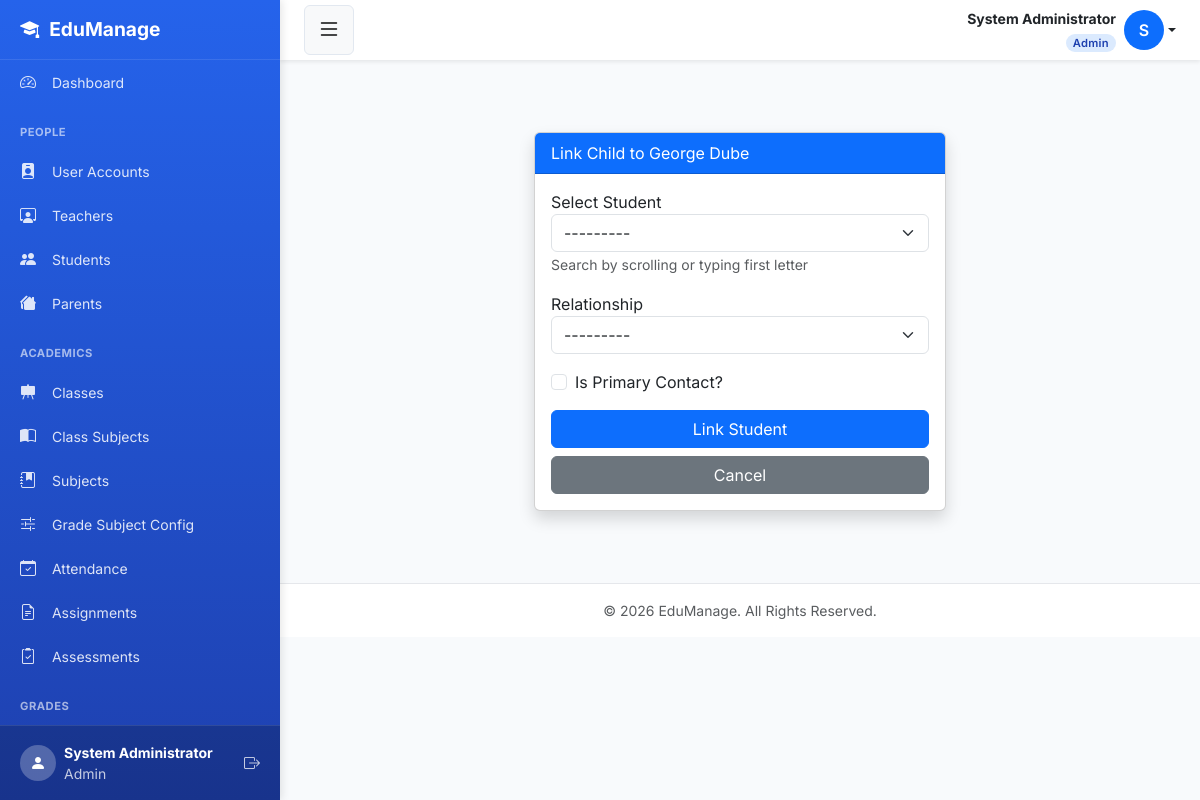
Page /parents/5/link-student/ (signed in) on the committed database.
### smsapp/models.py (models this page shows, shortened)
class User(AbstractUser):
    ROLE_CHOICES = [
        ('admin',   'Admin'),
        ('teacher', 'Teacher'),
        ('student', 'Student'),
        ('parent',  'Parent'),
    ]
    role  = models.CharField(max_length=10, choices=ROLE_CHOICES, default='student')
    phone = models.CharField(max_length=20, blank=True, null=True)
    email = models.EmailField(unique=True, blank=True, null=True)
    REQUIRED_FIELDS = ['first_name', 'last_name', 'role']
    class Meta:
        db_table = 'users'

class Parent(models.Model):
    user       = models.OneToOneField(User, on_delete=models.CASCADE, related_name='parent_profile')
    occupation = models.CharField(max_length=100, blank=True, null=True)
    address    = models.TextField(blank=True, null=True)
    created_at = models.DateTimeField(auto_now_add=True)
    class Meta:
        db_table = 'parents'
        ordering = ['user__last_name', 'user__first_name']

### smsapp/views.py (the view)
# urls.py: path('parents/<int:pk>/link-student/', views.link_student, name='link_student'),
@login_required
@admin_required
def link_student(request, pk):
    parent = get_object_or_404(Parent, pk=pk)
    if request.method == 'POST':
        form = ParentStudentLinkForm(request.POST)
        if form.is_valid():
            student = form.cleaned_data['student']
            if ParentStudent.objects.filter(parent=parent, student=student).exists():
                messages.error(request, 'This student is already linked to this parent.')
            else:
                link        = form.save(commit=False)
                link.parent = parent
                link.save()
                messages.success(request, 'Student linked successfully.')
                return redirect('parent_detail', pk=pk)
    else:
        form = ParentStudentLinkForm()
    return render(request, 'parents/link_student.html', {'form': form, 'parent': parent})

### smsapp/forms.py
class ParentStudentLinkForm(forms.ModelForm):
    class Meta:
        model = ParentStudent
        fields = ['student', 'relationship', 'is_primary_contact']
        widgets = {
            'student':            forms.Select(attrs={'class': 'form-select'}),
            'relationship':       forms.Select(attrs={'class': 'form-select'}),
            'is_primary_contact': forms.CheckboxInput(attrs={'class': 'form-check-input'}),
        }
    def __init__(self, *args, **kwargs):
        super().__init__(*args, **kwargs)
        self.fields['student'].queryset = (
            Student.objects.filter(is_active=True).select_related('user')
        )
        self.fields['student'].label_from_instance = (
            lambda obj: f"{obj.user.get_full_name()} ({obj.student_id_number})"
        )

### smsapp/templates/parents/link_student.html (shortened to what this page needs)
{% extends 'base.html' %}
{% block content %}
<div class="container mt-5">
    <div class="row justify-content-center">
        <div class="col-md-6">
            <div class="card shadow">
                <div class="card-header bg-primary text-white">
                    Link Child to {{ parent.user.get_full_name }}
                </div>
                <div class="card-body">
                    <form method="post">
                        <div class="mb-3">
                            <label>Select Student</label>
                            {{ form.student }}
                            <small class="text-muted">Search by scrolling or typing first letter</small>
                        </div>
                        <div class="mb-3">
                            <label>Relationship</label>
                            {{ form.relationship }}
                        </div>
                        <div class="mb-3 form-check">
                            {{ form.is_primary_contact }}
                            <label class="form-check-label">Is Primary Contact?</label>
                        </div>
                        <div class="d-grid gap-2">
                            <button type="submit" class="btn btn-primary">Link Student</button>
                            <a href="{% url 'parent_detail' parent.pk %}" class="btn btn-secondary">Cancel</a>
                        </div>
                    </form>
                </div>
            </div>
        </div>
    </div>
</div>
{% endblock %}

### smsapp/templates/base.html (shortened to what this page needs)
<!DOCTYPE html>
<html lang="en">
<head>
    <link href="https://cdn.jsdelivr.net/npm/bootstrap@5.3.0/dist/css/bootstrap.min.css" rel="stylesheet">
    <link rel="stylesheet" href="https://cdn.jsdelivr.net/npm/bootstrap-icons@1.11.0/font/bootstrap-icons.css">
    <link rel="stylesheet" href="https://cdnjs.cloudflare.com/ajax/libs/font-awesome/6.4.0/css/all.min.css">
</head>
<body>
<div class="d-flex" id="wrapper">
    <div id="sidebar-wrapper">
        <div class="sidebar-heading">
            <i class="bi bi-mortarboard-fill"></i> EduManage
        </div>
        <div class="sidebar-nav">
            {% if user.role == 'admin' %}
                <a href="{% url 'admin_dashboard' %}" class="list-group-item list-group-item-action">
                    <i class="bi bi-speedometer2"></i> Dashboard
                </a>
            {% elif user.role == 'teacher' %}
                <a href="{% url 'teacher_dashboard' %}" class="list-group-item list-group-item-action">
                    <i class="bi bi-speedometer2"></i> Dashboard
                </a>
            {% elif user.role == 'student' %}
                <a href="{% url 'student_dashboard' %}" class="list-group-item list-group-item-action">
                    <i class="bi bi-speedometer2"></i> Dashboard
                </a>
            {% elif user.role == 'parent' %}
                <a href="{% url 'parent_dashboard' %}" class="list-group-item list-group-item-action">
                    <i class="bi bi-speedometer2"></i> Dashboard
                </a>
            {% endif %}
            {% if user.role == 'admin' %}
                <div class="sidebar-heading-text">People</div>
                <a href="{% url 'user_list' %}" class="list-group-item list-group-item-action">
                    <i class="bi bi-person-badge-fill"></i> User Accounts
                </a>
                <a href="{% url 'teacher_list' %}" class="list-group-item list-group-item-action">
                    <i class="bi bi-person-workspace"></i> Teachers
                </a>
                <a href="{% url 'student_list' %}" class="list-group-item list-group-item-action">
                    <i class="bi bi-people-fill"></i> Students
                </a>
                <a href="{% url 'parent_list' %}" class="list-group-item list-group-item-action">
                    <i class="bi bi-houses-fill"></i> Parents
                </a>
                <div class="sidebar-heading-text">Academics</div>
                <a href="{% url 'class_list' %}" class="list-group-item list-group-item-action">
                    <i class="bi bi-easel-fill"></i> Classes
                </a>
                <a href="{% url 'class_subject_list' %}" class="list-group-item list-group-item-action">
                    <i class="bi bi-book-half"></i> Class Subjects
                </a>
                <a href="{% url 'subject_list' %}" class="list-group-item list-group-item-action">
                    <i class="bi bi-journal-bookmark-fill"></i> Subjects
                </a>
                <a href="{% url 'grade_subject_config_list' %}" class="list-group-item list-group-item-action">
                    <i class="bi bi-sliders2"></i> Grade Subject Config
                </a>
                <a href="{% url 'attendance_history' %}" class="list-group-item list-group-item-action">
                    <i class="bi bi-calendar-check"></i> Attendance
                </a>
                <a href="{% url 'assignment_list' %}" class="list-group-item list-group-item-action">
                    <i class="bi bi-file-earmark-text"></i> Assignments
                </a>
                <a href="{% url 'create_assessment' %}" class="list-group-item list-group-item-action">
                    <i class="bi bi-clipboard2-check"></i> Assessments
                </a>
                <div class="sidebar-heading-text">Grades</div>
                <a href="{% url 'view_gradebook' 0 0 %}" class="list-group-item list-group-item-action" onclick="return false;">
                </a>
            {% endif %}
        </div>
        <div class="sidebar-footer">
            <div class="d-flex align-items-center">
                <div class="rounded-circle bg-white bg-opacity-25 d-flex align-items-center justify-content-center me-2"
                     style="width: 36px; height: 36px;">
                    <i class="bi bi-person-fill"></i>
                </div>
                <div class="flex-grow-1">
                    <div class="small fw-bold">{{ user.get_full_name|default:user.username }}</div>
                    <div class="small opacity-75">{{ user.get_role_display }}</div>
                </div>
                <a href="{% url 'logout' %}" class="text-white text-decoration-none opacity-75 hover-opacity-100">
                    <i class="bi bi-box-arrow-right"></i>
                </a>
            </div>
        </div>
    </div>
    <div id="page-content-wrapper">
        <nav class="top-navbar">
            <button class="btn btn-light" id="sidebarToggle" aria-label="Toggle sidebar">
                <i class="bi bi-list fs-4"></i>
            </button>
            <div class="dropdown">
                <a href="#"
                   class="d-flex align-items-center text-decoration-none dropdown-toggle text-dark"
                   id="userDropdown"
                   data-bs-toggle="dropdown"
                   aria-expanded="false">
                    <div class="me-2 text-end d-none d-lg-block">
                        <div class="fw-bold small">
                            {{ user.get_full_name|default:user.username }}
                        </div>
                        <span class="role-badge {{ user.role }}">
                            {{ user.get_role_display }}
                        </span>
                    </div>
                    <div class="rounded-circle bg-primary text-white d-flex align-items-center justify-content-center"
                         style="width:40px;height:40px;font-weight:600;flex-shrink:0;">
                        {{ user.first_name|first|default:user.username|first|upper }}
                    </div>
                </a>
            </div>
        </nav>
        <div class="container-fluid p-4">
            {% block content %}{% endblock %}
        </div>
        <footer class="bg-white text-center py-3 mt-5 border-top">
            <div class="container text-muted small">
                &copy; {% now "Y" %} EduManage. All Rights Reserved.
            </div>
        </footer>
    </div>
</div>
</body>
</html>

### smsapp/templates/base.html (style rules this page uses)
:root { --primary-color: #2563eb; --primary-dark: #1e40af; --secondary-color: #64748b; --sidebar-width: 280px; --header-height: 60px; }
* { margin: 0; padding: 0; box-sizing: border-box; }
body { font-family: 'Inter', -apple-system, BlinkMacSystemFont, 'Segoe UI', Roboto, sans-serif; background-color: #f8fafc; overflow-x: hidden; min-height: 100vh; }
#sidebar-wrapper { height: 100vh; width: var(--sidebar-width); position: fixed; top: 0; left: 0; background: linear-gradient(180deg, var(--primary-color) 0%, var(--primary-dark) 100%); color: white; box-shadow: 2px 0 8px rgba(0, 0, 0, 0.1); display: flex; flex-direction: column; overflow: hidden; z-index: 1000; }
.sidebar-heading { padding: 0.875rem 1.25rem; font-size: 1.2rem; font-weight: 700; color: white; border-bottom: 1px solid rgba(255, 255, 255, 0.1); height: var(--header-height); display: flex; align-items: center; gap: 10px; flex-shrink: 0; }
.sidebar-nav { flex: 1; overflow-y: auto; overflow-x: hidden; padding-bottom: 20px; }
.sidebar-footer { padding: 16px 20px; border-top: 1px solid rgba(255, 255, 255, 0.1); background: rgba(0, 0, 0, 0.2); flex-shrink: 0; }
.sidebar-heading-text { color: rgba(255, 255, 255, 0.6); font-size: 0.7rem; text-transform: uppercase; font-weight: 700; letter-spacing: 0.5px; padding: 15px 20px 8px; margin-top: 5px; }
.list-group-item { border: none; background-color: transparent; color: rgba(255, 255, 255, 0.85); padding: 10px 20px; font-size: 0.875rem; transition: all 0.2s ease; cursor: pointer; display: block; text-decoration: none; }
.list-group-item i { margin-right: 12px; width: 20px; text-align: center; font-size: 1rem; }
#page-content-wrapper { margin-left: var(--sidebar-width); min-height: 100vh; width: calc(100% - var(--sidebar-width)); transition: margin 0.25s ease-out; }
.top-navbar { height: var(--header-height); background-color: white; box-shadow: 0 2px 4px rgba(0, 0, 0, 0.08); display: flex; align-items: center; justify-content: space-between; padding: 0 1.5rem; position: sticky; top: 0; z-index: 998; }
.top-navbar .btn-light { border: 1px solid #e2e8f0; transition: all 0.2s ease; }
.role-badge { display: inline-block; font-size: 0.7rem; padding: 1px 7px; border-radius: 20px; font-weight: 600; text-transform: capitalize; letter-spacing: 0.3px; }
.role-badge.admin { background: #dbeafe; color: #1e40af; }
footer { margin-top: auto; }
.container-fluid { max-width: 1400px; }
.border-top { border-top: 1px solid #e5e7eb !important; }

### rows in the picture
User: get_full_name "System Administrator", role "Admin", first_name|first "S"
Parent: user.get_full_name "George Dube"
